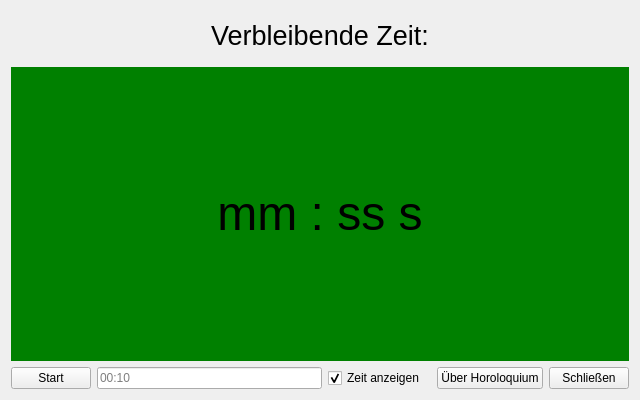
<?xml version="1.0" encoding="UTF-8"?>
<ui version="4.0">
 <class>MainWindow</class>
 <widget class="QMainWindow" name="MainWindow">
  <property name="geometry">
   <rect>
    <x>0</x>
    <y>0</y>
    <width>640</width>
    <height>400</height>
   </rect>
  </property>
  <property name="minimumSize">
   <size>
    <width>500</width>
    <height>400</height>
   </size>
  </property>
  <property name="windowTitle">
   <string>Horoloquium</string>
  </property>
  <property name="windowIcon">
   <iconset theme="preferences-system-time">
    <normaloff>.</normaloff>.</iconset>
  </property>
  <widget class="QWidget" name="centralWidget">
   <property name="minimumSize">
    <size>
     <width>500</width>
     <height>150</height>
    </size>
   </property>
   <layout class="QGridLayout" name="gridLayout_2">
    <item row="0" column="0">
     <layout class="QGridLayout" name="gridLayout">
      <item row="3" column="0">
       <widget class="QPushButton" name="buttonStart">
        <property name="text">
         <string>Start</string>
        </property>
       </widget>
      </item>
      <item row="3" column="1">
       <widget class="QLineEdit" name="timeEdit">
        <property name="sizePolicy">
         <sizepolicy hsizetype="Expanding" vsizetype="Minimum">
          <horstretch>0</horstretch>
          <verstretch>0</verstretch>
         </sizepolicy>
        </property>
        <property name="minimumSize">
         <size>
          <width>100</width>
          <height>0</height>
         </size>
        </property>
        <property name="maximumSize">
         <size>
          <width>16777215</width>
          <height>16777215</height>
         </size>
        </property>
        <property name="placeholderText">
         <string>00:10</string>
        </property>
        <property name="clearButtonEnabled">
         <bool>false</bool>
        </property>
       </widget>
      </item>
      <item row="0" column="1" colspan="4">
       <widget class="QLabel" name="label">
        <property name="minimumSize">
         <size>
          <width>100</width>
          <height>30</height>
         </size>
        </property>
        <property name="maximumSize">
         <size>
          <width>16777215</width>
          <height>50</height>
         </size>
        </property>
        <property name="accessibleDescription">
         <string/>
        </property>
        <property name="autoFillBackground">
         <bool>false</bool>
        </property>
        <property name="text">
         <string>&lt;html&gt;&lt;head/&gt;&lt;body&gt;&lt;p align=&quot;center&quot;&gt;&lt;span style=&quot; font-size:20pt;&quot;&gt;Verbleibende Zeit:&lt;/span&gt;&lt;/p&gt;&lt;/body&gt;&lt;/html&gt;</string>
        </property>
       </widget>
      </item>
      <item row="3" column="4">
       <widget class="QPushButton" name="buttonAbout">
        <property name="text">
         <string>Über Horoloquium</string>
        </property>
       </widget>
      </item>
      <item row="3" column="5">
       <widget class="QPushButton" name="buttonExit">
        <property name="text">
         <string>Schließen</string>
        </property>
       </widget>
      </item>
      <item row="1" column="0" colspan="6">
       <widget class="QLabel" name="labelTime">
        <property name="minimumSize">
         <size>
          <width>300</width>
          <height>100</height>
         </size>
        </property>
        <property name="styleSheet">
         <string notr="true">background-color: green; 
font-size: 50px;</string>
        </property>
        <property name="text">
         <string>&lt;html&gt;&lt;head/&gt;&lt;body&gt;&lt;p align=&quot;center&quot;&gt;&lt;span style=&quot; font-size:36pt;&quot;&gt;mm : ss s&lt;/span&gt;&lt;/p&gt;&lt;/body&gt;&lt;/html&gt;</string>
        </property>
       </widget>
      </item>
      <item row="3" column="2">
       <widget class="QCheckBox" name="checkBox">
        <property name="text">
         <string>Zeit anzeigen</string>
        </property>
        <property name="checked">
         <bool>true</bool>
        </property>
       </widget>
      </item>
     </layout>
    </item>
   </layout>
  </widget>
 </widget>
 <layoutdefault spacing="6" margin="11"/>
 <resources/>
 <connections/>
</ui>
